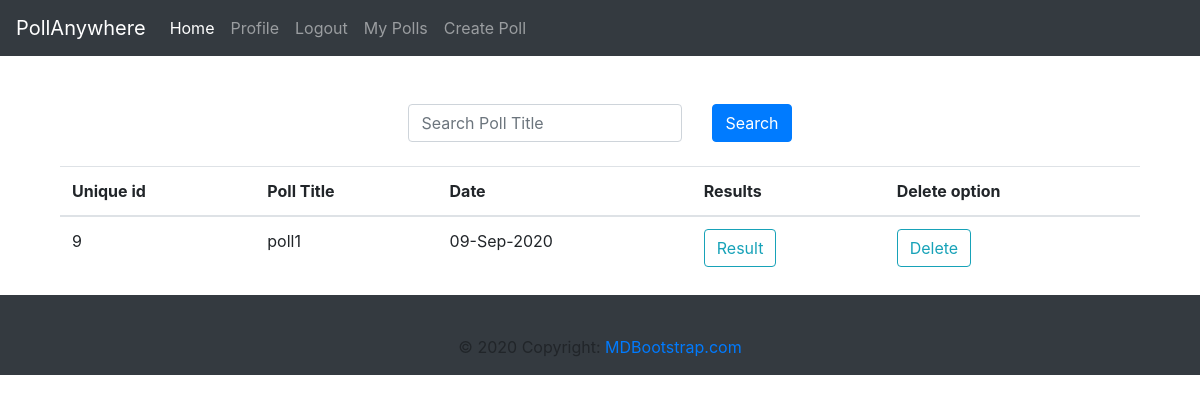
/user/root/ (signed in), run on an earlier commit of the app's database.
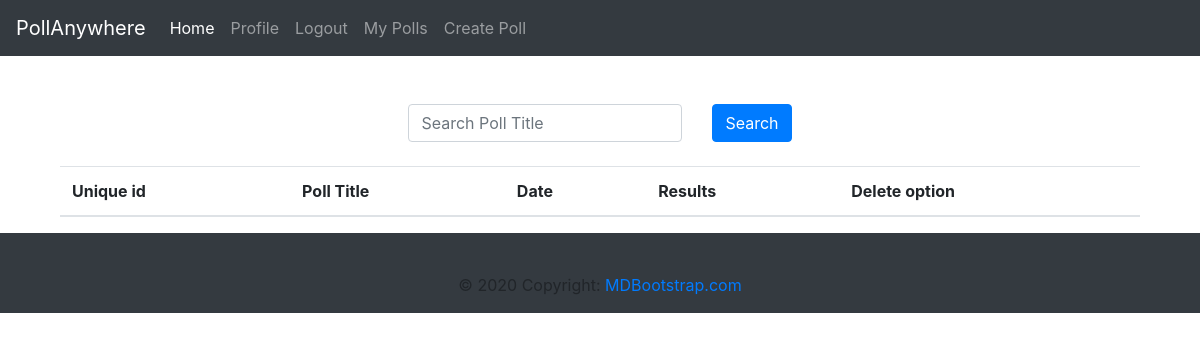
And on a later commit of the database.
### polls/models.py (models this page shows, shortened)
class Poll(models.Model):
    title = models.CharField(max_length=100)
    question = models.CharField(max_length=250)
    question_image = models.ImageField(blank=True, upload_to='question_image')
    time_posted = models.DateTimeField(default=timezone.now)
    voters = models.ManyToManyField(User, related_name='voters')
    author = models.ForeignKey(User, on_delete=models.CASCADE)
    link = models.CharField(max_length=10)

### polls/views.py (the view)
# urls.py: path('user/<str:username>/',UserPollListView.as_view(), name='user-polls'),
class UserPollListView(LoginRequiredMixin,ListView):
    model = Poll
    template_name = 'poll/poll_list.html'
    context_object_name = 'polls'
    paginate_by = 5
    def get_queryset(self):
        user = get_object_or_404(User, username = self.kwargs.get('username'))
        search_title = self.request.GET.get('search_title')
        print(search_title, type(search_title))
        polls = None
        if search_title is None:
             polls = Poll.objects.filter(author = user).order_by('-time_posted')
        else:
            polls = Poll.objects.filter(
                Q(title__icontains=search_title) & Q(author = user)
                ).order_by('-time_posted')
        return polls

### polls/templates/polls/poll_list.html (shortened to what this page needs)
{% extends "polls/base.html" %}
{% block content %}
    <div class='container'>
    <form class="form-inline d-flex justify-content-center md-form form-sm mt-5" method='get'>
            <div class='row'>
            <div class='col-md mb-4'>
            <input class="form-control" type="text" placeholder="Search Poll Title" aria-label="Search Poll Title" name='search_title'>
            </div>
            <div class='col-md mb-4'>
            <button type="submit"  class="btn btn-primary">Search</button>
             </div>
            </div>
    </form>
    <table class="table">
    <thead>
      <tr>
        <th scope='col'>Unique id</th>
        <th scope="col">Poll Title</th>
        <th scope="col">Date</th>
        <th scope="col">Results</th>
        <th scope="col">Delete option</th>
      </tr>
    </thead>
    <tbody>
    {% for poll in polls %}
     <tr>
      <td scope="row">{{ poll.pk }} </td>
      <td>{{poll.title}}</td>
      <td>{{poll.time_posted| date:"d-M-Y"}}</td>
      <td><button type="button" onclick="window.location.href='{% url 'poll-result' poll.link %}'" class="btn btn-outline-info">Result</button></td>
      <td><button type="button" onclick="window.location.href='{% url 'poll-delete' poll.pk %}'" class="btn btn-outline-info">Delete</button></td>
    </tr>
    {% endfor %}
    </tbody>
    </table>
    </div>
{% endblock content %}

What changed in the data, as far as the page shows it:
removed Poll: pk "9", title "poll1", time_posted "09-Sep-2020"
